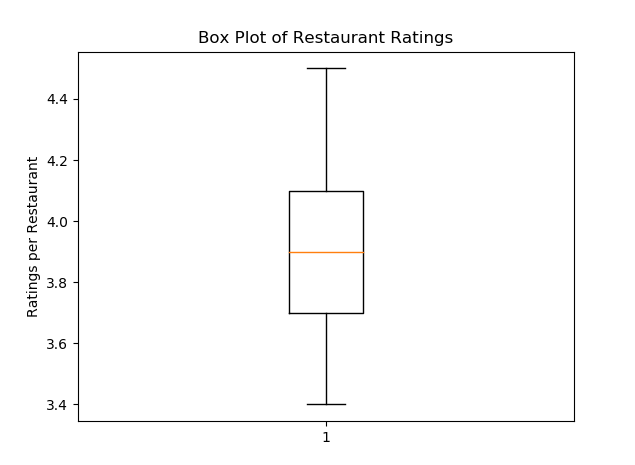

Generate this figure with Python:
import matplotlib
import matplotlib.pyplot as plt
import sqlite3


# read data from database
conn = sqlite3.connect("pancakes.sqlite")
cur = conn.cursor()

#select all restaurant ratings
cur.execute('SELECT Restaurant_Rating from Zomato')
results = cur.fetchall()
ratings = []
for item in results:
    ratings.append(item[0])
cur.close()
    
# plotted the times in a box plot to visualize the data
fig = plt.figure()
bp = fig.add_subplot(111)
bp.boxplot(ratings)
bp.set_ylabel('Ratings per Restaurant')
bp.set_title("Box Plot of Restaurant Ratings")
plt.show()
